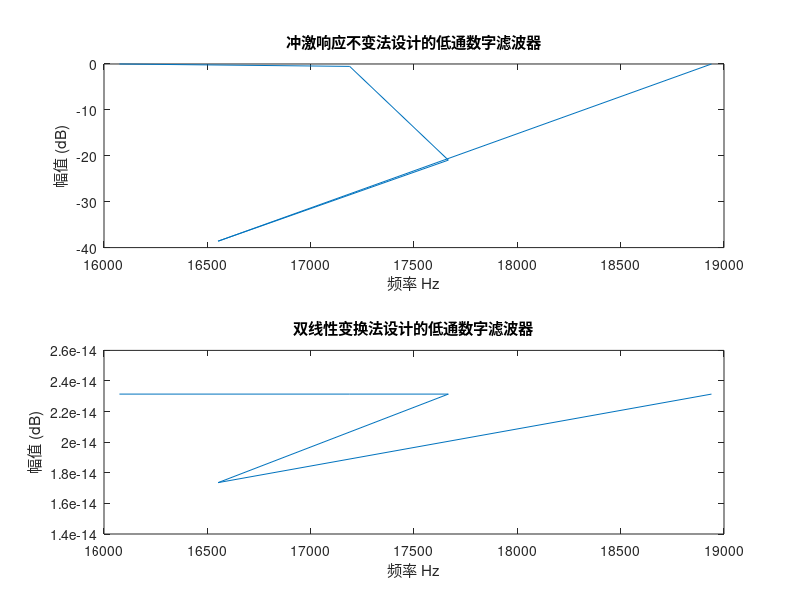

The MATLAB source for this figure:
clc; clear; close all; 
T = 0.001; fc =1/T; %抽样频率
ap=1; as=30; fp = 200; fs = 400; %数字滤波器的技术指标要求
wp = 2*pi*fp/fc; %数字滤波器通带截止频率
ws = 2*pi*fs/fc; %数字滤波器阻带截止频率

% 冲激响应不变法
%要求数字滤波器技术指标转化成模拟滤波器技术指标
WanpC = wp*fc; %通带截止频率
WansC = ws*fc; %阻带截止频率
%设计模拟滤波器阶数和截止频率
[NC,WancC]=buttord(WanpC,WansC,ap,as,'s');
[bC,aC]=butter(NC,WancC,'s'); %设计模拟滤波器系统函数Ha(s)
[BC,AC]=impinvar(bC,aC,fc); %用冲激响应不变法设计数字滤波器系统函数Hz
[HC,wC]=freqz(BC,AC,'whole'); %求数字滤波器的频率响应

% 双线性变换法
%要求数字滤波器技术指标转化成模拟滤波器技术指标
WanpS = 2*fc*tan(wp/2); %通带截止频率
WansS = 2*fc*tan(ws/2); %阻带截止频率
%设计模拟滤波器阶数和截止频率
[NS,WancS]=buttord(WanpS,WansS,ap,as,'s');
[bS,aS]=butter(NS,WancS,'s'); %设计模拟滤波器系统函数Ha(s)
[BS,AS]=bilinear(bS,aS,fc); %用双线性变换法设计数字滤波器系统函数Hz
[HS,wS]=freqz(BS,AS,'whole'); %求数字滤波器的频率响应

figure(1);
subplot(2,1,1);
plot(wC*fc/2/pi,20*log10(abs(HC)));
xlabel('频率 Hz'); ylabel('幅值 (dB)');
title('冲激响应不变法设计的低通数字滤波器');

subplot(2,1,2);
plot(wS*fc/2/pi,20*log10(abs(HS)));
xlabel('频率 Hz'); ylabel('幅值 (dB)');
title('双线性变换法设计的低通数字滤波器');
 

